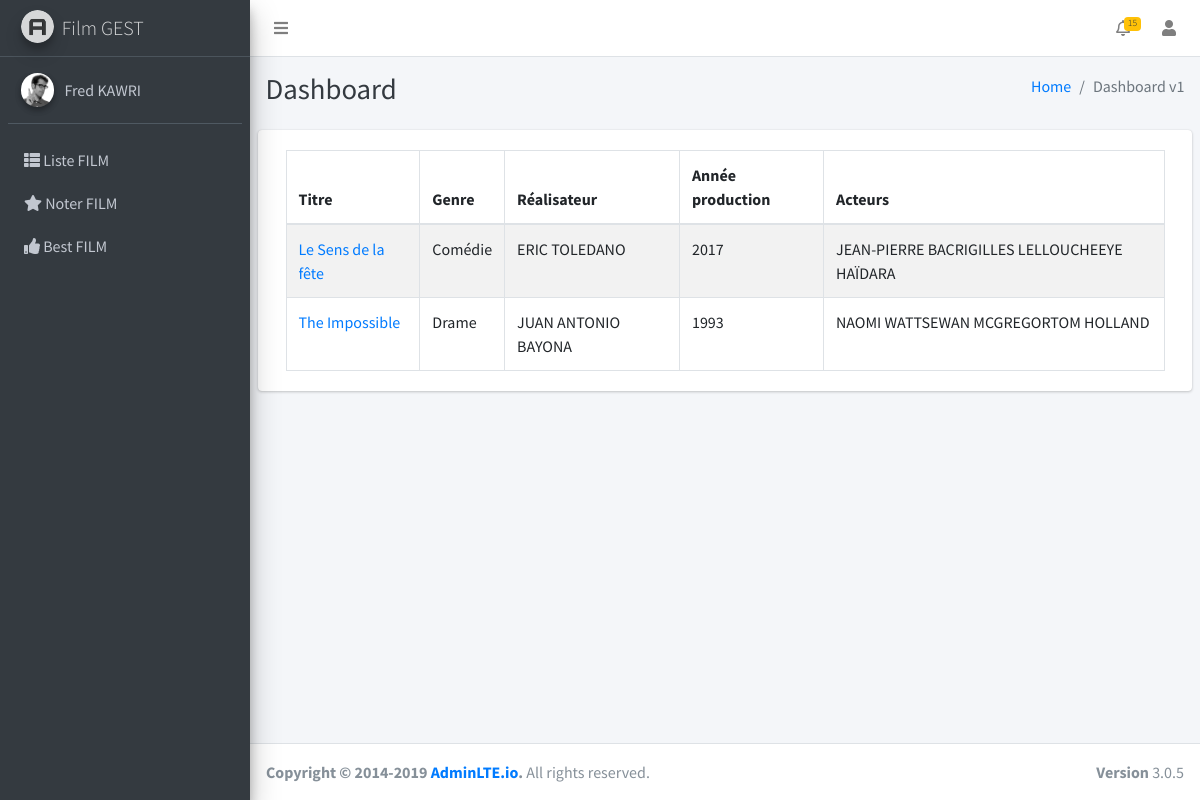
Page /index.php (signed in) on the committed database.
### tables this page shows
CREATE TABLE `films` (
  `id` int(11) NOT NULL,
  `realisateur_id` int(11) NOT NULL,
  `titre` varchar(255) NOT NULL,
  `genre` varchar(255) NOT NULL,
  `annee_production` int(11) NOT NULL
);

CREATE TABLE `realisateurs` (
  `id` int(11) NOT NULL,
  `nom_prenom` varchar(255) NOT NULL,
  `date_naissance` date DEFAULT NULL
);

### src/index.php (the view, shortened to what this page needs)
<?php include 'header.php';?>
<div class="content-wrapper">
	<div class="content-header">
	  <div class="container-fluid">
		<div class="row mb-2">
		  <div class="col-sm-6">
			<h1 class="m-0 text-dark">Dashboard</h1>
		  </div>
		  <div class="col-sm-6">
			<ol class="breadcrumb float-sm-right">
			  <li class="breadcrumb-item"><a href="#">Home</a></li>
			  <li class="breadcrumb-item active">Dashboard v1</li>
			</ol>
		  </div>
		</div>
	  </div>
	</div>
	<section class="content">
	  <div class="container-fluid">
		<div class="row">
			<div class="card card-default color-palette-box col-md-12">
			  <div class="card-body">
				 <table id="produitTable" class="table table-bordered table-striped">
					<thead>
						<tr>
							<th>Titre </th>
							<th>Genre</th>
							<th>Réalisateur</th>
							<th>Année production</th>
							<th>Acteurs</th>
						</tr>
					</thead>
					<tbody>
						<?php
						$field5name='';
						$query = "SELECT * FROM films INNER JOIN realisateurs ON films.realisateur_id= realisateurs.id";
						if ($result = $conn->query($query)) {
							while ($row = $result->fetch_assoc()) {
								$field1name = $row["titre"];
								$field2name = $row["genre"];
								$field3name = $row["nom_prenom"];
								$field4name = $row["annee_production"];
								$query1="select * from films f ,acteurs a,films_acteurs fa where f.id =fa.films_id and a.id= fa.acteurs_id and f.id=".$row["id"];
								if ($result1 = $conn->query($query1)) {
								while ($row2 = $result1->fetch_assoc()) {
								 $field5name.= $row2["nom_prenom"];
								}
								}
								echo '<tr>
										  <td><a href="show.php?id='.$row['id'].'" alt="show">'.$field1name.'</a></td>
										  <td>'.$field2name.'</td>
										  <td>'.$field3name.'</td>
										  <td>'.$field4name.'</td>
										  <td>'.$field5name.'</td>
									  </tr>';
								$field5name='';
							}
						}
						?>
					</tbody>
				</table>
			  </div>
			</div>
		</div>
	</section>
</div>
<?php include 'footer.php';?>

### src/header.php (shortened to what this page needs)
<!DOCTYPE html>
<html>
	<head>
	  <link rel="stylesheet" href="plugins/fontawesome-free/css/all.min.css">
	  <link rel="stylesheet" href="https://code.ionicframework.com/ionicons/2.0.1/css/ionicons.min.css">
	  <link rel="stylesheet" href="dist/css/adminlte.min.css">
        <link href="star/style.css" type="text/css" rel="stylesheet" />
        <link rel="stylesheet" href="http://maxcdn.bootstrapcdn.com/font-awesome/latest/css/font-awesome.min.css">
        <link href='star/jquery-bar-rating-master/dist/themes/fontawesome-stars.css' rel='stylesheet' type='text/css'>
	</head>
	<body>
		<nav class="main-header navbar navbar-expand navbar-white navbar-light">
			<ul class="navbar-nav">
			  <li class="nav-item">
				<a class="nav-link" data-widget="pushmenu" href="#" role="button"><i class="fas fa-bars"></i></a>
			  </li>
			</ul>
			<ul class="navbar-nav ml-auto">
			  <li class="nav-item dropdown">
				<a class="nav-link" data-toggle="dropdown" href="#">
				  <i class="far fa-bell"></i>
				  <span class="badge badge-warning navbar-badge">15</span>
				</a>
			  </li>
			  <li class="nav-item dropdown">
				<a class="nav-link" data-toggle="dropdown" href="#">
				  <i class="fas fa-user"></i>
				</a>
			  </li>
			</ul>
		</nav>
		<aside class="main-sidebar sidebar-dark-primary elevation-4">
			<a href="index3.html" class="brand-link">
			  <img src="dist/img/AdminLTELogo.png" alt="AdminLTE Logo" class="brand-image img-circle elevation-3"
				   style="opacity: .8">
			  <span class="brand-text font-weight-light">Film GEST</span>
			</a>
			<div class="sidebar">
			  <div class="user-panel mt-3 pb-3 mb-3 d-flex">
				<div class="image">
				  <img src="dist/img/user2-160x160.jpg" class="img-circle elevation-2" alt="User Image">
				</div>
				<div class="info">
				  <a href="#" class="d-block"> <?php echo $_SESSION['nom_prenom']; ?></a>
				</div>
			  </div>
			  <nav class="mt-2">
				<ul class="nav nav-pills nav-sidebar flex-column" data-widget="treeview" role="menu" data-accordion="false">
				  <li class="nav-item">
					<a href="index.php" class="nav-link">
					  <i class="fas fa-th-list"></i>
					  <p>
						Liste FILM
					  </p>
					</a>
				  </li>
				  <li class="nav-item">
					<a href="rating.php" class="nav-link">
					  <i class="fas fa-star"></i>
					  <p>
						Noter FILM
					  </p>
					</a>
				  </li>
				  <li class="nav-item">
					<a href="best.php" class="nav-link">
					  <i class="fas fa-thumbs-up"></i>
					  <p>
						Best FILM
					  </p>
					</a>
				  </li>
				</ul>
			  </nav>
			</div>
		</aside>

### src/footer.php (shortened to what this page needs)
		<footer class="main-footer">
			<strong>Copyright &copy; 2014-2019 <a href="http://adminlte.io">AdminLTE.io</a>.</strong>
			All rights reserved.
			<div class="float-right d-none d-sm-inline-block">
			  <b>Version</b> 3.0.5
			</div>
		</footer>
	</body>
</html>

### src/star/style.css (style rules this page uses)
.content { border: 0px solid black; border-radius: 3px; padding: 5px; margin: 0 auto; }

### rows in the picture
films: titre "Le Sens de la fête", genre "Comédie", realisateur.nom_prenom "ERIC TOLEDANO", annee_production "2017", field5name "JEAN-PIERRE BACRIGILLES LELLOUCHEEYE HAÏDARA"
films: titre "The Impossible", genre "Drame", realisateur.nom_prenom "JUAN ANTONIO BAYONA", annee_production "1993", field5name "NAOMI WATTSEWAN MCGREGORTOM HOLLAND"

### other values in the picture
$_SESSION['nom_prenom'] "Fred KAWRI"
